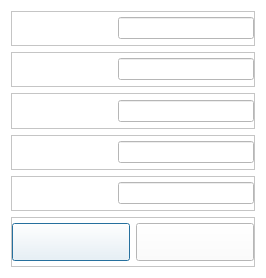
<?xml version="1.0" encoding="UTF-8"?>
<ui version="4.0">
 <class>FormDialog</class>
 <widget class="QDialog" name="FormDialog">
  <property name="geometry">
   <rect>
    <x>0</x>
    <y>0</y>
    <width>258</width>
    <height>278</height>
   </rect>
  </property>
  <property name="maximumSize">
   <size>
    <width>1280</width>
    <height>800</height>
   </size>
  </property>
  <property name="windowTitle">
   <string>Dialog</string>
  </property>
  <property name="styleSheet">
   <string notr="true">QLabel
{
	color: rgb(84, 84, 84);
	font: 14pt &quot;Segoe UI&quot;;
}
QPushButton
{
	color: rgb(84, 84, 84);
	font: 14pt &quot;Segoe UI&quot;;
}
QLineEdit
{
	color: rgb(84, 84, 84);
	font: 14pt &quot;Segoe UI&quot;;
}
QWidget
{
	background-color: rgb(255, 255, 255);
}</string>
  </property>
  <layout class="QGridLayout" name="gridLayout">
   <item row="0" column="0">
    <widget class="QFrame" name="frame0">
     <property name="frameShape">
      <enum>QFrame::StyledPanel</enum>
     </property>
     <property name="frameShadow">
      <enum>QFrame::Raised</enum>
     </property>
     <layout class="QHBoxLayout" name="horizontalLayout_4">
      <property name="leftMargin">
       <number>0</number>
      </property>
      <property name="topMargin">
       <number>0</number>
      </property>
      <property name="rightMargin">
       <number>0</number>
      </property>
      <property name="bottomMargin">
       <number>0</number>
      </property>
      <item>
       <widget class="QLabel" name="labelKey0">
        <property name="minimumSize">
         <size>
          <width>100</width>
          <height>0</height>
         </size>
        </property>
        <property name="maximumSize">
         <size>
          <width>16777215</width>
          <height>16777215</height>
         </size>
        </property>
       </widget>
      </item>
      <item>
       <widget class="QLineEdit" name="lineEdit0">
        <property name="readOnly">
         <bool>true</bool>
        </property>
       </widget>
      </item>
     </layout>
    </widget>
   </item>
   <item row="1" column="0">
    <widget class="QFrame" name="frame1">
     <property name="frameShape">
      <enum>QFrame::StyledPanel</enum>
     </property>
     <property name="frameShadow">
      <enum>QFrame::Raised</enum>
     </property>
     <layout class="QHBoxLayout" name="horizontalLayout_3">
      <property name="leftMargin">
       <number>0</number>
      </property>
      <property name="topMargin">
       <number>0</number>
      </property>
      <property name="rightMargin">
       <number>0</number>
      </property>
      <property name="bottomMargin">
       <number>0</number>
      </property>
      <item>
       <widget class="QLabel" name="labelKey1">
        <property name="minimumSize">
         <size>
          <width>100</width>
          <height>0</height>
         </size>
        </property>
        <property name="maximumSize">
         <size>
          <width>16777215</width>
          <height>16777215</height>
         </size>
        </property>
       </widget>
      </item>
      <item>
       <widget class="QLineEdit" name="lineEdit1">
        <property name="readOnly">
         <bool>true</bool>
        </property>
       </widget>
      </item>
     </layout>
    </widget>
   </item>
   <item row="2" column="0">
    <widget class="QFrame" name="frame2">
     <property name="minimumSize">
      <size>
       <width>100</width>
       <height>0</height>
      </size>
     </property>
     <property name="frameShape">
      <enum>QFrame::StyledPanel</enum>
     </property>
     <property name="frameShadow">
      <enum>QFrame::Raised</enum>
     </property>
     <layout class="QHBoxLayout" name="horizontalLayout_2">
      <property name="leftMargin">
       <number>0</number>
      </property>
      <property name="topMargin">
       <number>0</number>
      </property>
      <property name="rightMargin">
       <number>0</number>
      </property>
      <property name="bottomMargin">
       <number>0</number>
      </property>
      <item>
       <widget class="QLabel" name="labelKey2">
        <property name="minimumSize">
         <size>
          <width>100</width>
          <height>0</height>
         </size>
        </property>
        <property name="maximumSize">
         <size>
          <width>200</width>
          <height>16777215</height>
         </size>
        </property>
       </widget>
      </item>
      <item>
       <widget class="QLineEdit" name="lineEdit2">
        <property name="readOnly">
         <bool>true</bool>
        </property>
       </widget>
      </item>
     </layout>
    </widget>
   </item>
   <item row="3" column="0">
    <widget class="QFrame" name="frame3">
     <property name="frameShape">
      <enum>QFrame::StyledPanel</enum>
     </property>
     <property name="frameShadow">
      <enum>QFrame::Raised</enum>
     </property>
     <layout class="QHBoxLayout" name="horizontalLayout_5">
      <property name="leftMargin">
       <number>0</number>
      </property>
      <property name="topMargin">
       <number>0</number>
      </property>
      <property name="rightMargin">
       <number>0</number>
      </property>
      <property name="bottomMargin">
       <number>0</number>
      </property>
      <item>
       <widget class="QLabel" name="labelKey3">
        <property name="minimumSize">
         <size>
          <width>100</width>
          <height>0</height>
         </size>
        </property>
        <property name="maximumSize">
         <size>
          <width>200</width>
          <height>16777215</height>
         </size>
        </property>
       </widget>
      </item>
      <item>
       <widget class="QLineEdit" name="lineEdit3">
        <property name="readOnly">
         <bool>true</bool>
        </property>
       </widget>
      </item>
     </layout>
    </widget>
   </item>
   <item row="4" column="0">
    <widget class="QFrame" name="frame4">
     <property name="frameShape">
      <enum>QFrame::StyledPanel</enum>
     </property>
     <property name="frameShadow">
      <enum>QFrame::Raised</enum>
     </property>
     <layout class="QHBoxLayout" name="horizontalLayout_6">
      <property name="leftMargin">
       <number>0</number>
      </property>
      <property name="topMargin">
       <number>0</number>
      </property>
      <property name="rightMargin">
       <number>0</number>
      </property>
      <property name="bottomMargin">
       <number>0</number>
      </property>
      <item>
       <widget class="QLabel" name="labelKey4">
        <property name="minimumSize">
         <size>
          <width>100</width>
          <height>0</height>
         </size>
        </property>
        <property name="maximumSize">
         <size>
          <width>200</width>
          <height>16777215</height>
         </size>
        </property>
       </widget>
      </item>
      <item>
       <widget class="QLineEdit" name="lineEdit4">
        <property name="readOnly">
         <bool>true</bool>
        </property>
       </widget>
      </item>
     </layout>
    </widget>
   </item>
   <item row="5" column="0">
    <widget class="QFrame" name="frameBtn">
     <property name="minimumSize">
      <size>
       <width>0</width>
       <height>50</height>
      </size>
     </property>
     <property name="maximumSize">
      <size>
       <width>16777215</width>
       <height>50</height>
      </size>
     </property>
     <property name="styleSheet">
      <string notr="true">QPushButton
{
	border-image: url(&quot;:/resource/audiocd-popup-btn110-ok-n.png&quot;);
	width: 110px;
	height: 30px;
	color: rgb(84, 84, 84)
}

QPushButton:hover
{
 	border-image: url(&quot;:/resource/audiocd-popup-btn110-ok-h.png&quot;);
	width: 110px;
	height: 30px;	
	color: rgb(255, 255, 255)
}</string>
     </property>
     <property name="frameShape">
      <enum>QFrame::StyledPanel</enum>
     </property>
     <property name="frameShadow">
      <enum>QFrame::Raised</enum>
     </property>
     <layout class="QHBoxLayout" name="horizontalLayout">
      <property name="spacing">
       <number>6</number>
      </property>
      <property name="leftMargin">
       <number>0</number>
      </property>
      <property name="topMargin">
       <number>0</number>
      </property>
      <property name="rightMargin">
       <number>0</number>
      </property>
      <property name="bottomMargin">
       <number>0</number>
      </property>
      <item>
       <spacer name="horizontalSpacer">
        <property name="orientation">
         <enum>Qt::Horizontal</enum>
        </property>
        <property name="sizeHint" stdset="0">
         <size>
          <width>40</width>
          <height>20</height>
         </size>
        </property>
       </spacer>
      </item>
      <item>
       <widget class="QPushButton" name="btnOK">
        <property name="minimumSize">
         <size>
          <width>0</width>
          <height>0</height>
         </size>
        </property>
        <property name="font">
         <font>
          <family>Segoe UI</family>
          <pointsize>14</pointsize>
          <weight>50</weight>
          <italic>false</italic>
          <bold>false</bold>
         </font>
        </property>
       </widget>
      </item>
      <item>
       <widget class="QPushButton" name="btnCancel">
        <property name="minimumSize">
         <size>
          <width>0</width>
          <height>0</height>
         </size>
        </property>
        <property name="font">
         <font>
          <family>Segoe UI</family>
          <pointsize>14</pointsize>
          <weight>50</weight>
          <italic>false</italic>
          <bold>false</bold>
         </font>
        </property>
       </widget>
      </item>
      <item>
       <spacer name="horizontalSpacer_2">
        <property name="orientation">
         <enum>Qt::Horizontal</enum>
        </property>
        <property name="sizeHint" stdset="0">
         <size>
          <width>40</width>
          <height>20</height>
         </size>
        </property>
       </spacer>
      </item>
     </layout>
    </widget>
   </item>
  </layout>
 </widget>
 <resources/>
 <connections/>
</ui>
